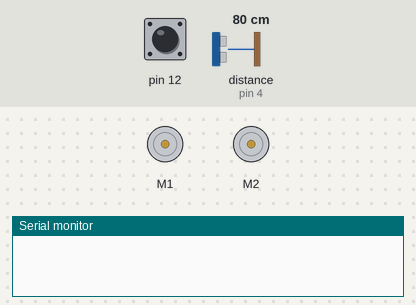
Bench run of a sketch on a simulated Arduino Uno, built with avr-gcc and run on an emulated ATmega328P. On the bench: 2 × DC motor (green arrow = forward, orange = backward, longer = faster), the last lines printed to the serial monitor. The test bench sets the inputs (shaded band); at power-on: pin 12 HIGH, distance to the obstacle (sensor on pin 4) 80 cm. The echo pulse lasts 58.3 µs per cm.

Above: at 0.8 s.
0.9 s: pin 12 pulled LOW for 0.15 s
At 2.3 s:
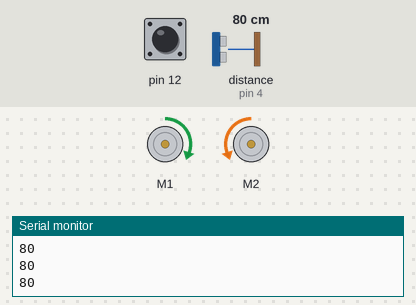
2.6 s: distance to the obstacle (sensor on pin 4) set to 45 cm
4.1 s: distance to the obstacle (sensor on pin 4) set to 37 cm
At 5.2 s:
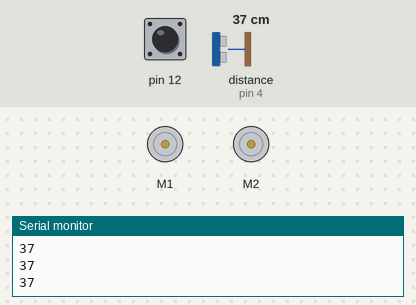
Timing chart, 0 to 7.1 s (numbered marks = the images above; inputs shaded):
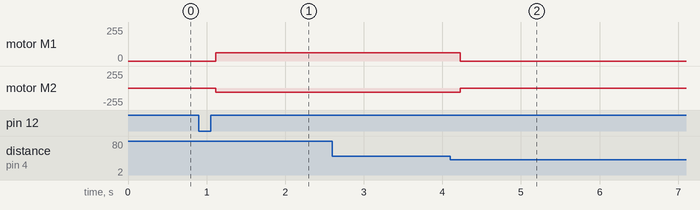

Measured:
- the behaviour switches between 41 and 40 cm on distance to the obstacle (sensor on pin 4) (found by bisection; images 1 and 2)
- after the input at 0.9 s, motor M1: stopped → forward 63/255 after 0.22 s; motor M2: stopped → backward 63/255 after 0.22 s
- after the input at 4.1 s, motor M1: forward 63/255 → stopped after 0.13 s; motor M2: backward 63/255 → stopped after 0.13 s

The sketch:

as711.ino
```cpp
#include <ZumoMotors.h>          //モータライブラリの読み込み
#include <Pushbutton.h>          //ボタンライブラリの読み込み

const int trig = 2;              //TrigピンをArduinoの2番ピンに
const int echo = 4;              //EchoピンをArduinoの4番ピンに

ZumoMotors motors;               //ZumoMotorsクラスのインスタンス生成
Pushbutton button(ZUMO_BUTTON);  //Pushbuttonクラスのインスタンスを生成

//距離を計測
int distance() {
  unsigned long interval;        //Echoのパルス幅(μs)
  int dist;                      //距離(cm)

  digitalWrite(trig, HIGH);      //10μsのパルスを超音波センサのTrigピンに出力
  delayMicroseconds(10);
  digitalWrite(trig, LOW);

  interval = pulseIn(echo, HIGH, 23071);               //Echo信号がHIGHである時間(μs)を計測
  dist = (0.61 * 25 + 331.5) * interval / 10000 / 2;   //距離(cm)に変換

  delay(60);                     //trigがHIGHになる間隔を60ms以上空ける（超音波センサの仕様）

  return dist;
}

void setup() {
  button.waitForButton();        //ユーザボタンが押されるまで待機
  Serial.begin(9600);            //シリアル通信を9600bpsに初期化
  pinMode(trig, OUTPUT);         //trigを出力ポートに設定
  pinMode(echo, INPUT);          //echoを入力ポートに設定
}

void loop() {
  int dist;

  dist = distance();             //距離を計測
  Serial.println(dist);          //距離をシリアルモニタに出力

  if (dist > 0&&dist <= 40) {               //障害物がある場合停止
    motors.setLeftSpeed(0);
    motors.setRightSpeed(0);
  } else if(dist > 40 ) {                   //障害物がない場合右に回転
    motors.setLeftSpeed(100);
    motors.setRightSpeed(-100);
  }
}
```
